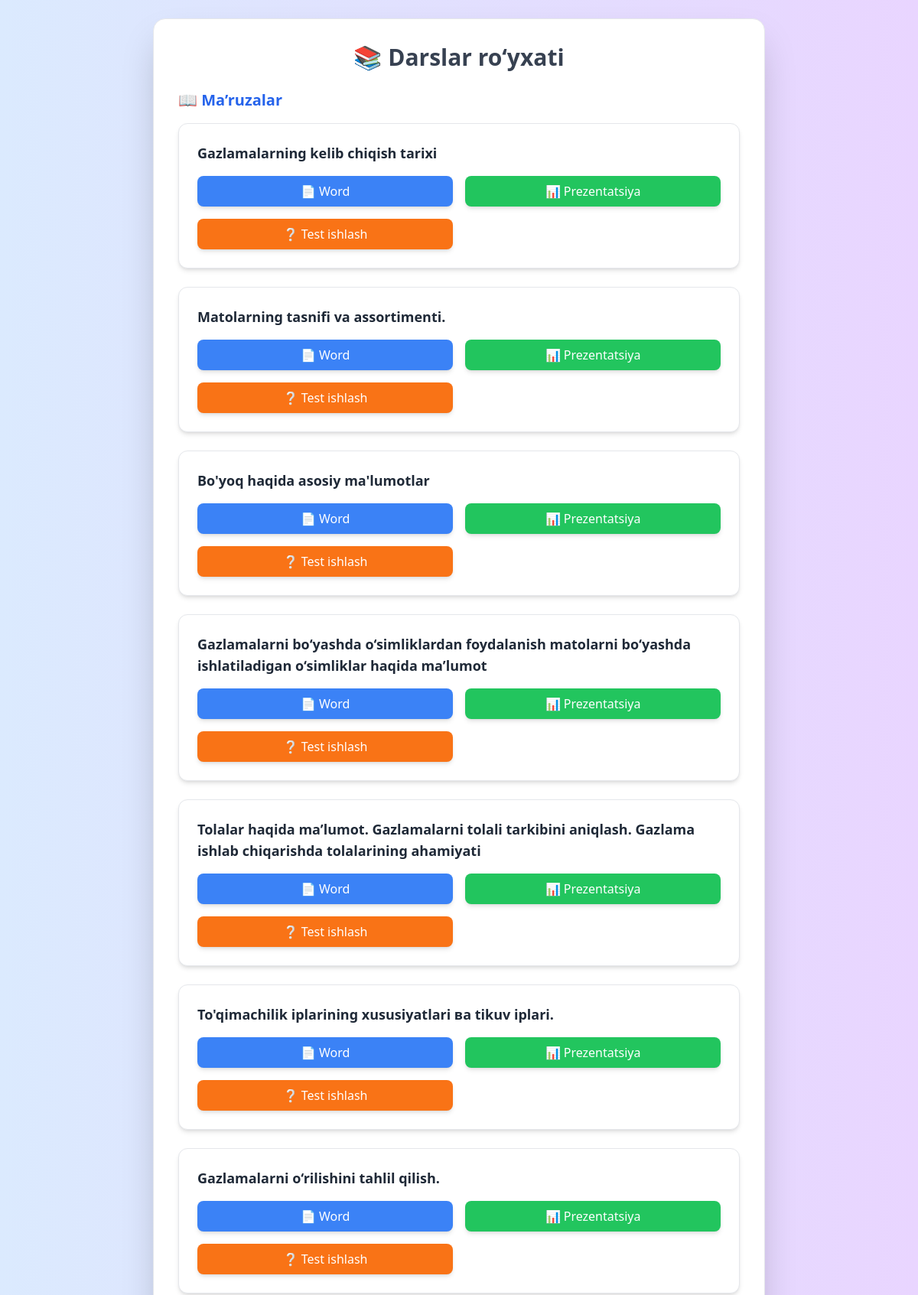
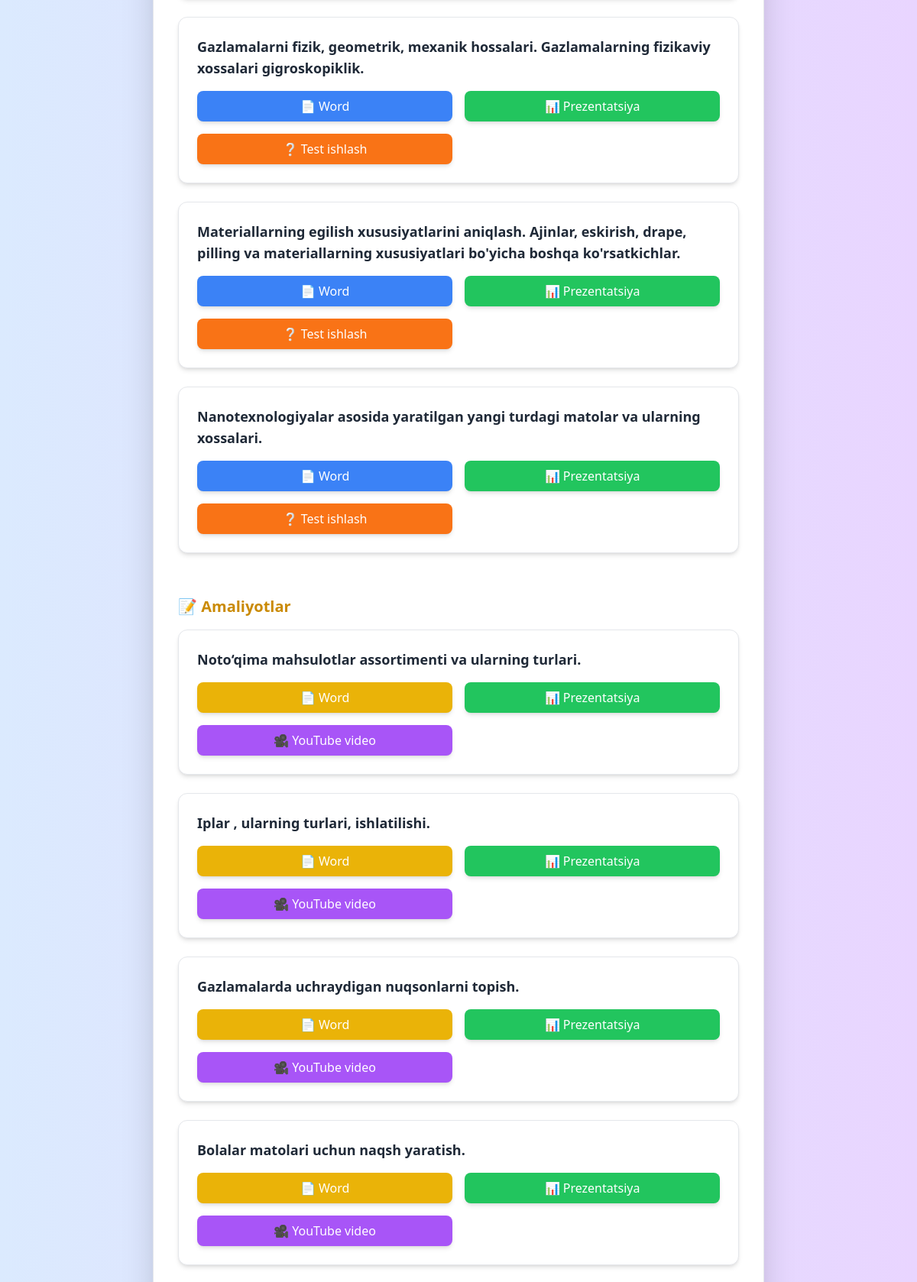
Page /lesson_list/ (upper part) on the committed database (2 pictures, top to bottom).
### subject/models.py (models this page shows, shortened)
class Lecture(models.Model):
    name = models.CharField(max_length=255)
    video = models.FileField(upload_to="uploads/videolar/", blank=True, verbose_name="Video")
    word = models.FileField(upload_to="uploads/maruza_word/", blank=True, verbose_name="Ma'ruza word")
    presentation = models.FileField(upload_to="uploads/presentations/ma'ruza/", blank=True,
                                    verbose_name="Ma'ruza taqdimot")
    created_at = models.DateTimeField(auto_now_add=True)
    updated_at = models.DateTimeField(auto_now=True)
    class Meta:
        ordering = ['created_at']
        verbose_name = "Ma'ruza"
        verbose_name_plural = "Ma'ruzalar"

class Practice(models.Model):
    name = models.CharField(max_length=255)
    video = models.CharField(max_length=1024, blank=True)
    word = models.FileField(upload_to="uploads/amaliyot_word/", blank=True, verbose_name="Amaliyot word")
    presentation = models.FileField(upload_to="uploads/presentations/amaliyot/", blank=True,
                                    verbose_name="Amaliyot taqdimot")
    created_at = models.DateTimeField(auto_now_add=True)
    updated_at = models.DateTimeField(auto_now=True)
    class Meta:
        ordering = ['created_at']
        verbose_name = "Amaliyot"
        verbose_name_plural = "Amaliyotlar"

### subject/views.py (the view)
# urls.py: path('lesson_list/', lesson_list, name='lesson_list'),
def lesson_list(request):
    lectures = Lecture.objects.all()
    practices = Practice.objects.all()
    laboratories = Laboratory.objects.all()
    videos = Videos.objects.all()
    context = {
        'lectures': lectures,
        'practices': practices,
        'laboratories': laboratories,
        'videos': videos,
    }
    return render(request, 'lesson_list.html', context)

### templates/lesson_list.html (shortened to what this page needs)
<!DOCTYPE html>
<html lang="uz">
<head>
    <script src="https://cdn.tailwindcss.com"></script>
</head>
<body class="flex items-center justify-center min-h-screen bg-gradient-to-r from-blue-100 to-purple-200">
<div class="bg-white p-8 shadow-2xl rounded-2xl w-[800px] flex flex-col items-center border border-gray-200 m-6">
    <h1 class="text-3xl font-bold text-gray-700 mb-6">📚 Darslar ro‘yxati</h1>
    <h2 class="text-xl font-semibold text-blue-600 mb-4 w-full">📖 Ma’ruzalar</h2>
    {% for lecture in lectures %}
    <div class="bg-white p-6 rounded-xl w-full mb-6 shadow-md border border-gray-200 hover:shadow-lg transition">
        <h3 class="text-lg font-semibold text-gray-800">{{ lecture.name }}</h3>
        <div class="grid grid-cols-2 gap-4 mt-4">
            {% if lecture.word %}
            <a href="{{ lecture.word.url }}"
               class="bg-blue-500 text-white px-4 py-2 rounded-lg shadow-md text-center hover:bg-blue-600 transition">📄
                Word</a>
            {% endif %}
            {% if lecture.presentation %}
            <a href="{{ lecture.presentation.url }}"
               class="bg-green-500 text-white px-4 py-2 rounded-lg shadow-md text-center hover:bg-green-600 transition">📊
                Prezentatsiya</a>
            {% endif %}
            <a href="{% url 'test' lecture.id %}"
               class="bg-orange-500 text-white px-4 py-2 rounded-lg shadow-md text-center hover:bg-orange-600 transition">❔
                Test ishlash</a>
        </div>
    </div>
    {% empty %}
    <p class="text-gray-500 mb-6">Ma’ruzalar yo‘q.</p>
    {% endfor %}
    <h2 class="text-xl font-semibold text-yellow-600 mt-8 mb-4 w-full">📝 Amaliyotlar</h2>
    {% for practice in practices %}
    <div class="bg-white p-6 rounded-xl w-full mb-6 shadow-md border border-gray-200 hover:shadow-lg transition">
        <h3 class="text-lg font-semibold text-gray-800">{{ practice.name }}</h3>
        <div class="grid grid-cols-2 gap-4 mt-4">
            {% if practice.word %}
            <a href="{{ practice.word.url }}"
               class="bg-yellow-500 text-white px-4 py-2 rounded-lg shadow-md text-center hover:bg-yellow-600 transition">📄
                Word</a>
            {% endif %}
            {% if practice.presentation %}
            <a href="{{ practice.presentation.url }}"
               class="bg-green-500 text-white px-4 py-2 rounded-lg shadow-md text-center hover:bg-green-600 transition">📊
                Prezentatsiya</a>
            {% endif %}
            {% if practice.video %}
            <a href="{{ practice.video }}" target="_blank"
               class="bg-purple-500 text-white px-4 py-2 rounded-lg shadow-md text-center hover:bg-purple-600 transition">🎥
                YouTube video</a>
            {% endif %}
        </div>
    </div>
    {% empty %}
    <p class="text-gray-500 mb-6">Amaliyotlar yo‘q.</p>
    {% endfor %}
</div>
</body>
</html>

### rows in the picture
Lecture: name "Gazlamalarning kelib chiqish tarixi"
Lecture: name "Matolarning tasnifi va assortimenti."
Lecture: name "Bo'yoq haqida asosiy ma'lumotlar"
Lecture: name "Gazlamalarni bo‘yashda o‘simliklardan foydalanish matolarni bo‘yashda ishlatiladigan o‘simliklar haqida ma’lumot"
Lecture: name "Tolalar haqida ma’lumot. Gazlamalarni tolali tarkibini aniqlash. Gazlama ishlab chiqarishda tolalarining ahamiyati"
Lecture: name "To'qimachilik iplarining xususiyatlari ва tikuv iplari."
Lecture: name "Gazlamalarni o‘rilishini tahlil qilish."
Lecture: name "Gazlamalarni fizik, geometrik, mexanik hossalari. Gazlamalarning fizikaviy xossalari gigroskopiklik."
Lecture: name "Materiallarning egilish xususiyatlarini aniqlash. Аjinlar, eskirish, drape, pilling va materiallarning xususiyatlari bo'yicha boshqa ko'rsatkichlar."
Lecture: name "Nanotexnologiyalar asosida yaratilgan yangi turdagi matolar va ularning xossalari."
Practice: name "Noto‘qima mahsulotlar assortimenti va ularning turlari."
Practice: name "Iplar , ularning turlari, ishlatilishi."
Practice: name "Gazlamalarda uchraydigan nuqsonlarni topish."
Practice: name "Bolalar matolari uchun naqsh yaratish."
